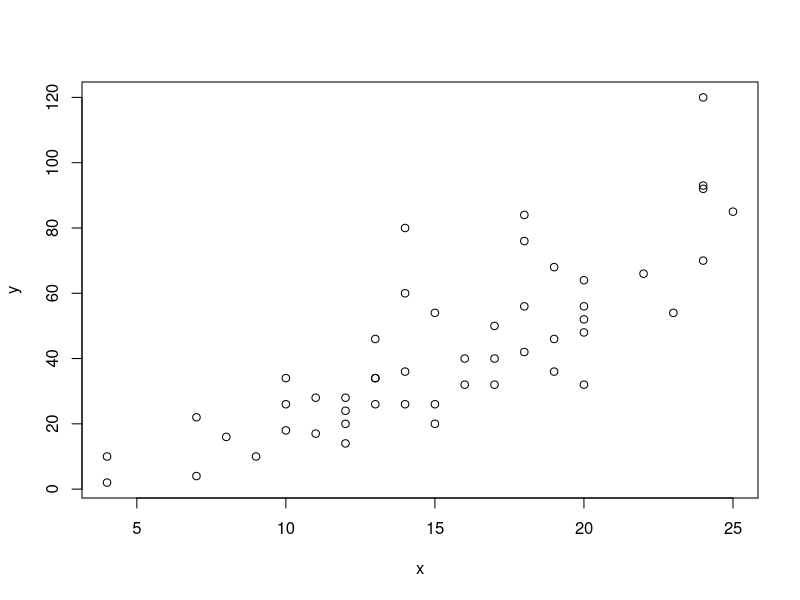
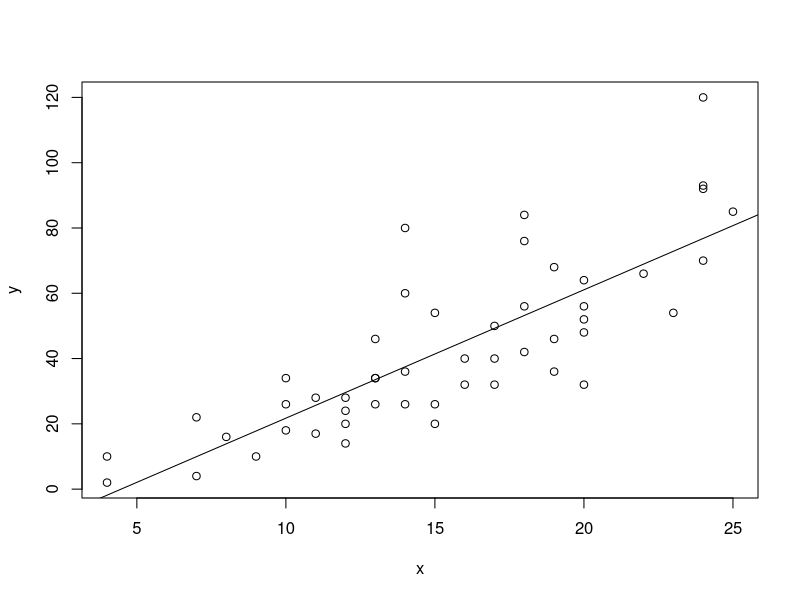
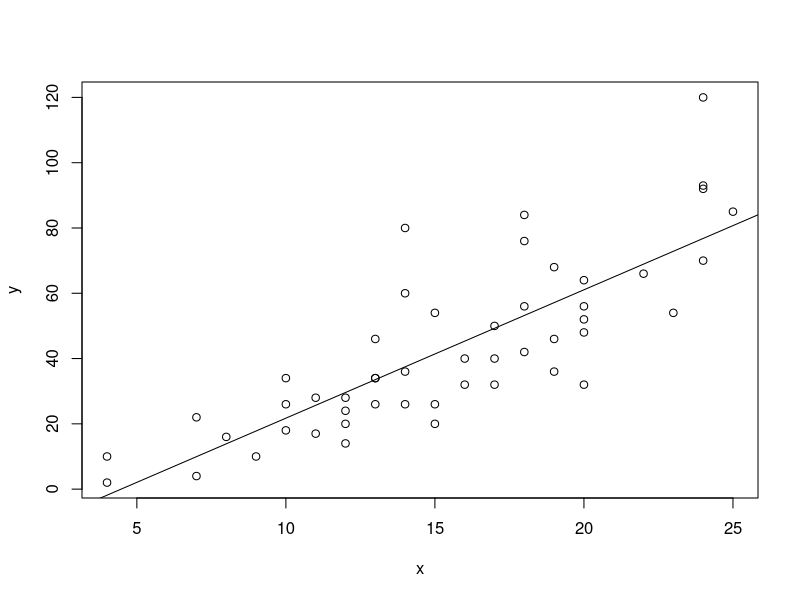

The R source for these figures, in order:
## ---- chunk 1
cars

x <- cars$speed
y <- cars$dist

plot(x, y)
cor(x, y)
## ---- chunk 2
b <- cov(x, y) / var(x)
a <- mean(y) - b*mean(x) 
c(b, a)

plot(x, y)
abline(a, b)
## ---- chunk 3
res <- lm(y ~ x)
plot(x, y)
abline(res)
## ---- chunk 4
y1 <- c(82, 97, 130, 108, 144, 165)
x1 <- c(11, 10, 14, 9, 15, 20)
x2 <- c(3, 4, 5, 7, 6, 7)

res1 <- lm(y1~x1+x2)
res1
## ---- chunk 5
ys <- scale(y1)
xs1 <- scale(x1)
xs2 <- scale(x2)

res2 <- lm(ys~xs1+xs2)
res2
